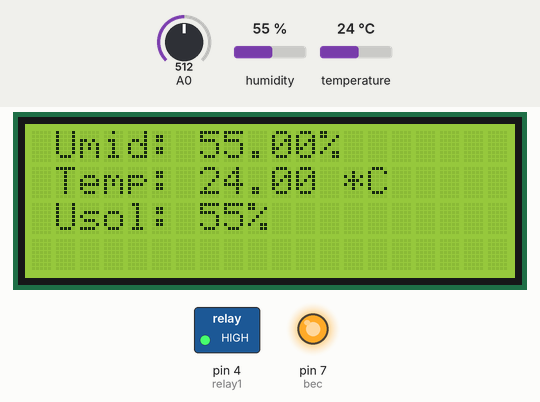
A sketch run on a simulated Arduino Uno, built with avr-gcc and run on an emulated ATmega328P. Parts: 20×4 character LCD, switched loads named in the sketch (green lamp = pin HIGH), output pins drawn as LEDs (lit = HIGH). The inputs (shaded band) are chosen by the test bench; at power-on: A0 = 512, humidity 55 %, temperature 24 °C. Pins used as bus, display or sensor lines are not drawn.

Above: at 2.7 s.
2.8 s: A0 set to 1002
At 5.0 s:
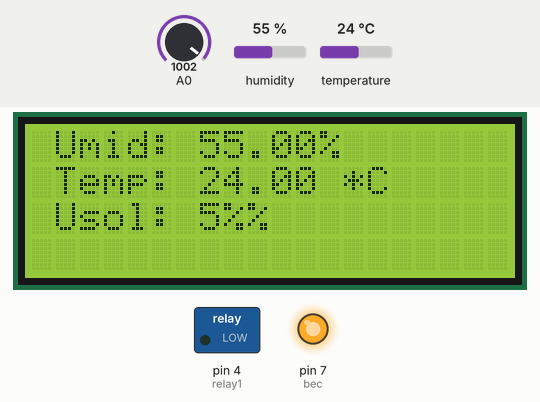
5.8 s: A0 set to 978
At 6.8 s:
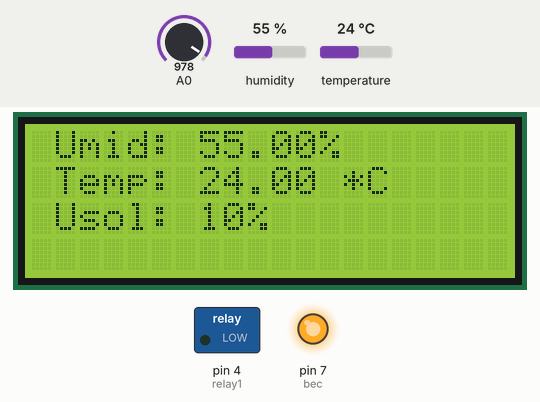
8.8 s: humidity set to 22 %
At 10.5 s:
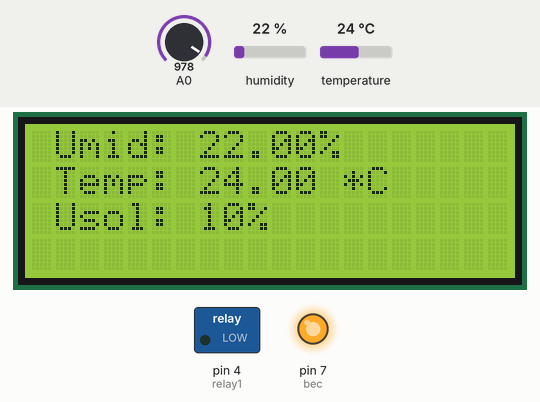
11.8 s: temperature set to 12 °C
At 13.6 s:
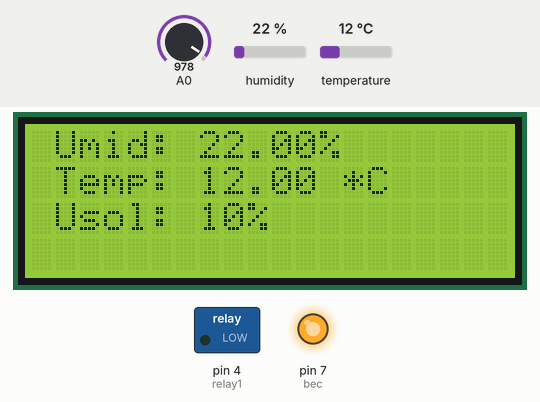
14.8 s: humidity set to 40 %
At 17.3 s:
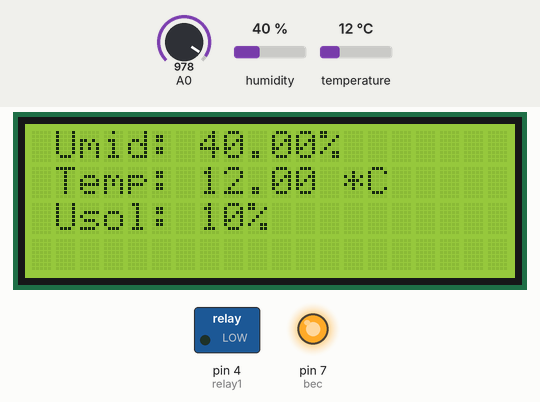
17.8 s: A0 set to 1023
At 19.1 s:
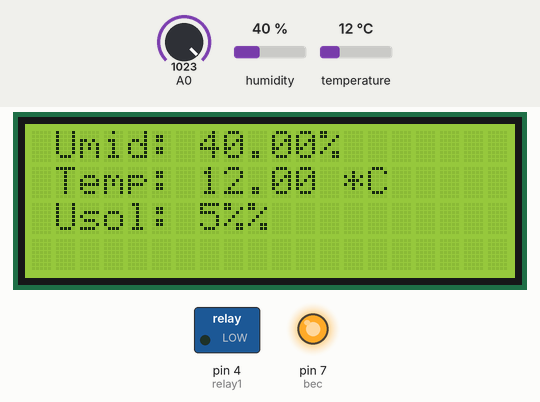
Timing chart, 0 to 20.8 s (numbered marks = the images above; inputs shaded):
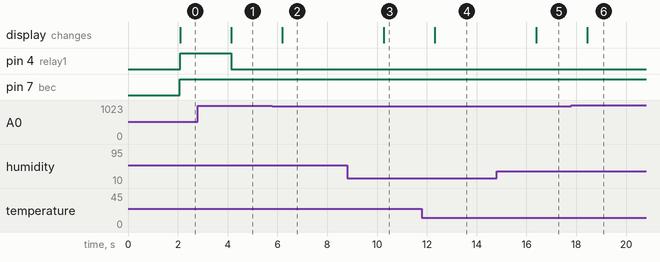

Measured:
- the behaviour switches between 992 and 991 on A0 (found by bisection; images 1 and 2)
- after the input at 2.8 s, pin 4 (relay1): HIGH → LOW after 1.3 s; the display: changes after 1.3 s (image 1)
- after the input at 5.8 s, the display: changes after 0.39 s (image 2)
- after the input at 8.8 s, the display: changes after 1.5 s (image 3)
- after the input at 11.8 s, the display: changes after 0.51 s (image 4)
- after the input at 14.8 s, the display: changes after 1.6 s (image 5)
- after the input at 17.8 s, the display: changes after 0.64 s (image 6)

The sketch:

sera.ino
```cpp
#include <LiquidCrystal_I2C.h>
#include <Adafruit_Sensor.h>
#include "DHT.h"


#define DHTPIN 2 //
LiquidCrystal_I2C lcd(0x27,20,4); // 0x27 adresa,20 caracteri linii,4 cite lini(4 rinduri)

#define DHTTYPE DHT22   // DHT 22
DHT dht(DHTPIN, DHTTYPE);
//  creare constante
int relay1 = 4;  // pompa de apă
int relay2 = 5;  // cooler
int bec = 7;
int Sol_sensor; // analog
int umid;       // analog
//int button1 = 6;
//boolean button1_state = LOW;
//boolean relay1_on = false;

void setup() {
  Serial.begin(9600);   //viteza de transmitere a datelor bit pe sec.
  dht.begin();  // initializare DHT22
  lcd.begin();   // initializare ecranului lcd.init();
  lcd.backlight();  // initializare luminare LDC
  pinMode(relay1, OUTPUT);  // OUTPUT pin de esire
  pinMode(relay2,OUTPUT);
  pinMode(bec, OUTPUT);
  //pinMode(button1, INPUT);
}
void loop() {
  // asteapta 2 secunde, DTH22 lucreaza doar dupa 2 secunde dupa pornire
  delay(2000);

  //Secreaza 2 variabile in care se vor pastra datele de la citirea sensorului DTH22
  float hum = dht.readHumidity(); // tip de date
  float temp = dht.readTemperature();
  //Variabila pentru pastrarea valorii trimise de sensorul de umiditate
  int Sol_sensor = analogRead(A0);

  //controleaza daca vin datele de la sensorul DTH22
  if (isnan(hum) || isnan(temp)) {
    lcd.setCursor(1, 3);
    lcd.print("DTH22 Lipseste!");
    return;
  }
  //controleaza daca vin datele de la sensorul DTH22
  if (isnan(Sol_sensor)) {
    lcd.setCursor(1, 3);
    lcd.print("UmidS Lipseste!");
    return;
  }

  //Secventa pentru bec
  digitalWrite(bec,HIGH);

  /*if ((digitalRead(relay1) == HIGH) && (button1_state == LOW))
  {
    relay1_on = !relay1_on;
    button1_state = HIGH;
  }
  else
  {
    button1_state = digitalRead(relay1);
  }
  digitalWrite(relay1, relay1_on);*/


  // Compute heat index in Celsius (isFahreheit = false)
  float hic = dht.computeHeatIndex(temp, hum, false); // sa citesca in *C

  //Afisarea pe LCD ecran a umiditatii si temperaturii trimise de la sensorul DTH22
  lcd.setCursor(1,0);
  lcd.print("Umid: ");
  lcd.print(hum);
  lcd.print("%");
  lcd.setCursor(1,1);
  lcd.print("Temp: ");
  lcd.print(temp);
  lcd.print(" *C ");
  lcd.setCursor(1,2);
  lcd.print("Usol: ");
  //Secventa pentru Sensorul de umiditate a solului, valorile trimise de sensor se transofrma in procente
  if ((Sol_sensor>= 0) and (Sol_sensor <= 51)) {
    umid = 100;
    lcd.print(umid);
  }
  if ((Sol_sensor >= 52) and (Sol_sensor <= 103)) {
    umid = 95;
    lcd.print(umid);
  }
  if ((Sol_sensor >= 104) and (Sol_sensor <= 155)) {
    umid = 90;
    lcd.print(umid);
  }
  if ((Sol_sensor >= 156) and (Sol_sensor <= 208)) {
    umid = 85;
    lcd.print(umid);
  }
  if ((Sol_sensor >= 209) and (Sol_sensor <= 262)) {
    umid = 80;
    lcd.print(umid);
  }
  if ((Sol_sensor >= 263) and (Sol_sensor <= 313)) {
    umid = 75;
    lcd.print(umid);
  }
  if ((Sol_sensor >= 314) and (Sol_sensor <= 367)) {
    umid = 70;
    lcd.print(umid);
  }
  if ((Sol_sensor >= 368) and (Sol_sensor <= 417)) {
    umid = 65;
    lcd.print(umid);
  }
  if ((Sol_sensor >= 418) and (Sol_sensor <= 471)) {
    umid = 60;
    lcd.print(umid);
  }
  if ((Sol_sensor >= 472) and (Sol_sensor <= 521)) {
    umid = 55;
    lcd.print(umid);
  }
  if ((Sol_sensor >= 522) and (Sol_sensor <= 575)) {
    umid = 50;
    lcd.print(umid);
  }
  if ((Sol_sensor >= 576) and (Sol_sensor <= 625)) {
    umid = 45;
    lcd.print(umid);
  }
  if ((Sol_sensor >= 626) and (Sol_sensor <= 679)) {
    umid = 40;
    lcd.print(umid);
  }
  if ((Sol_sensor >= 680) and (Sol_sensor <= 729)) {
    umid = 35;
    lcd.print(umid);
  }
  if ((Sol_sensor >= 730) and (Sol_sensor <= 783)) {
    umid = 30;
    lcd.print(umid);
  }
  if ((Sol_sensor >= 784) and (Sol_sensor <= 833)) {
    umid = 25;
    lcd.print(umid);
  }
  if ((Sol_sensor >= 834) and (Sol_sensor <= 887)) {
    umid = 20;
    lcd.print(umid);
  }
  if ((Sol_sensor >= 888) and (Sol_sensor <= 937)) {
    umid = 15;
    lcd.print(umid);
  }
  if ((Sol_sensor >= 938) and (Sol_sensor <= 991)) {
    umid = 10;
    lcd.print(umid);
  }
  if ((Sol_sensor >= 992) and (Sol_sensor <= 1023)) {
    umid = 5;
    lcd.print(umid);
  }
  lcd.print("%");

  //Conditia pentru aprinderea coolerului
  if (temp <= 24){
    digitalWrite(relay2,HIGH);
  }
  if (temp >= 24){
    digitalWrite(relay2,LOW);
  }

  //Conditia pentru aprinderea pompei
  if (Sol_sensor <= 680){
    digitalWrite(relay1,HIGH);
  }
  if (Sol_sensor >= 680){
    digitalWrite(relay1,LOW);
  }
}
```
